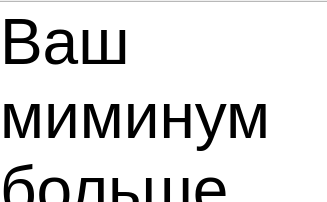
<?xml version="1.0" encoding="UTF-8"?>
<ui version="4.0">
 <class>Form</class>
 <widget class="QWidget" name="Form">
  <property name="geometry">
   <rect>
    <x>0</x>
    <y>0</y>
    <width>327</width>
    <height>202</height>
   </rect>
  </property>
  <property name="windowTitle">
   <string>Form</string>
  </property>
  <widget class="QTextBrowser" name="textBrowser">
   <property name="geometry">
    <rect>
     <x>-5</x>
     <y>1</y>
     <width>411</width>
     <height>301</height>
    </rect>
   </property>
   <property name="html">
    <string>&lt;!DOCTYPE HTML PUBLIC &quot;-//W3C//DTD HTML 4.0//EN&quot; &quot;http://www.w3.org/TR/REC-html40/strict.dtd&quot;&gt;
&lt;html&gt;&lt;head&gt;&lt;meta name=&quot;qrichtext&quot; content=&quot;1&quot; /&gt;&lt;style type=&quot;text/css&quot;&gt;
p, li { white-space: pre-wrap; }
&lt;/style&gt;&lt;/head&gt;&lt;body style=&quot; font-family:'.AppleSystemUIFont'; font-size:13pt; font-weight:400; font-style:normal;&quot;&gt;
&lt;p style=&quot; margin-top:0px; margin-bottom:0px; margin-left:0px; margin-right:0px; -qt-block-indent:0; text-indent:0px;&quot;&gt;&lt;span style=&quot; font-size:48pt;&quot;&gt;Ваш миминум &lt;/span&gt;&lt;/p&gt;
&lt;p style=&quot; margin-top:0px; margin-bottom:0px; margin-left:0px; margin-right:0px; -qt-block-indent:0; text-indent:0px;&quot;&gt;&lt;span style=&quot; font-size:48pt;&quot;&gt;больше &lt;/span&gt;&lt;/p&gt;
&lt;p style=&quot; margin-top:0px; margin-bottom:0px; margin-left:0px; margin-right:0px; -qt-block-indent:0; text-indent:0px;&quot;&gt;&lt;span style=&quot; font-size:48pt;&quot;&gt;масимума &lt;/span&gt;&lt;/p&gt;&lt;/body&gt;&lt;/html&gt;</string>
   </property>
  </widget>
 </widget>
 <resources/>
 <connections/>
</ui>
